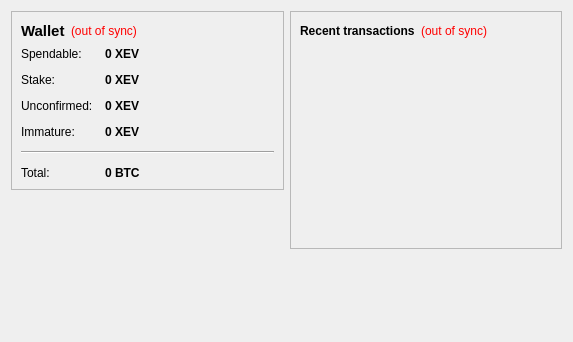
<?xml version="1.0" encoding="UTF-8"?>
<ui version="4.0">
 <class>OverviewPage</class>
 <widget class="QWidget" name="OverviewPage">
  <property name="geometry">
   <rect>
    <x>0</x>
    <y>0</y>
    <width>573</width>
    <height>342</height>
   </rect>
  </property>
  <property name="windowTitle">
   <string>Form</string>
  </property>
  <layout class="QHBoxLayout" name="horizontalLayout" stretch="1,1">
   <item>
    <layout class="QVBoxLayout" name="verticalLayout_2">
     <item>
      <widget class="QFrame" name="frame">
       <property name="frameShape">
        <enum>QFrame::StyledPanel</enum>
       </property>
       <property name="frameShadow">
        <enum>QFrame::Raised</enum>
       </property>
       <layout class="QVBoxLayout" name="verticalLayout_4">
        <item>
         <layout class="QHBoxLayout" name="horizontalLayout_4">
          <item>
           <widget class="QLabel" name="label_5">
            <property name="font">
             <font>
              <pointsize>11</pointsize>
              <weight>75</weight>
              <bold>true</bold>
             </font>
            </property>
            <property name="text">
             <string>Wallet</string>
            </property>
           </widget>
          </item>
          <item>
           <widget class="QLabel" name="labelWalletStatus">
            <property name="toolTip">
             <string>The displayed information may be out of date. Your wallet automatically synchronizes with the EvoPoints network after a connection is established, but this process has not completed yet.</string>
            </property>
            <property name="styleSheet">
             <string notr="true">QLabel { color: red; }</string>
            </property>
            <property name="text">
             <string notr="true">(out of sync)</string>
            </property>
            <property name="alignment">
             <set>Qt::AlignLeading|Qt::AlignLeft|Qt::AlignVCenter</set>
            </property>
           </widget>
          </item>
          <item>
           <spacer name="horizontalSpacer_2">
            <property name="orientation">
             <enum>Qt::Horizontal</enum>
            </property>
            <property name="sizeHint" stdset="0">
             <size>
              <width>40</width>
              <height>20</height>
             </size>
            </property>
           </spacer>
          </item>
         </layout>
        </item>
        <item>
         <layout class="QFormLayout" name="formLayout_2">
          <property name="fieldGrowthPolicy">
           <enum>QFormLayout::AllNonFixedFieldsGrow</enum>
          </property>
          <property name="horizontalSpacing">
           <number>12</number>
          </property>
          <property name="verticalSpacing">
           <number>12</number>
          </property>
          <item row="0" column="0">
           <widget class="QLabel" name="label">
            <property name="text">
             <string>Spendable:</string>
            </property>
           </widget>
          </item>
          <item row="0" column="1">
           <widget class="QLabel" name="labelBalance">
            <property name="font">
             <font>
              <weight>75</weight>
              <bold>true</bold>
             </font>
            </property>
            <property name="cursor">
             <cursorShape>IBeamCursor</cursorShape>
            </property>
            <property name="toolTip">
             <string>Your current spendable balance</string>
            </property>
            <property name="text">
             <string notr="true">0 XEV</string>
            </property>
            <property name="textInteractionFlags">
             <set>Qt::LinksAccessibleByMouse|Qt::TextSelectableByKeyboard|Qt::TextSelectableByMouse</set>
            </property>
           </widget>
          </item>
          <item row="1" column="0">
           <widget class="QLabel" name="label_6">
            <property name="text">
             <string>Stake:</string>
            </property>
           </widget>
          </item>
          <item row="1" column="1">
           <widget class="QLabel" name="labelStake">
            <property name="font">
             <font>
              <weight>75</weight>
              <bold>true</bold>
             </font>
            </property>
            <property name="cursor">
             <cursorShape>IBeamCursor</cursorShape>
            </property>
            <property name="toolTip">
             <string>Total of coins that was staked, and do not yet count toward the current balance</string>
            </property>
            <property name="text">
             <string notr="true">0 XEV</string>
            </property>
            <property name="textInteractionFlags">
             <set>Qt::LinksAccessibleByMouse|Qt::TextSelectableByKeyboard|Qt::TextSelectableByMouse</set>
            </property>
           </widget>
          </item>
          <item row="2" column="0">
           <widget class="QLabel" name="label_3">
            <property name="text">
             <string>Unconfirmed:</string>
            </property>
           </widget>
          </item>
          <item row="2" column="1">
           <widget class="QLabel" name="labelUnconfirmed">
            <property name="font">
             <font>
              <weight>75</weight>
              <bold>true</bold>
             </font>
            </property>
            <property name="cursor">
             <cursorShape>IBeamCursor</cursorShape>
            </property>
            <property name="toolTip">
             <string>Total of transactions that have yet to be confirmed, and do not yet count toward the current balance</string>
            </property>
            <property name="text">
             <string notr="true">0 XEV</string>
            </property>
            <property name="textInteractionFlags">
             <set>Qt::LinksAccessibleByMouse|Qt::TextSelectableByKeyboard|Qt::TextSelectableByMouse</set>
            </property>
           </widget>
          </item>
          <item row="3" column="0">
           <widget class="QLabel" name="labelImmatureText">
            <property name="text">
             <string>Immature:</string>
            </property>
           </widget>
          </item>
          <item row="3" column="1">
           <widget class="QLabel" name="labelImmature">
            <property name="font">
             <font>
              <weight>75</weight>
              <bold>true</bold>
             </font>
            </property>
            <property name="toolTip">
             <string>Mined balance that has not yet matured</string>
            </property>
            <property name="text">
             <string notr="true">0 XEV</string>
            </property>
            <property name="textInteractionFlags">
             <set>Qt::LinksAccessibleByMouse|Qt::TextSelectableByKeyboard|Qt::TextSelectableByMouse</set>
            </property>
           </widget>
          </item>
          <item row="4" column="0" colspan="2">
           <widget class="Line" name="line">
            <property name="orientation">
             <enum>Qt::Horizontal</enum>
            </property>
           </widget>
          </item>
          <item row="5" column="0">
           <widget class="QLabel" name="labelTotalText">
            <property name="text">
             <string>Total:</string>
            </property>
           </widget>
          </item>
          <item row="5" column="1">
           <widget class="QLabel" name="labelTotal">
            <property name="font">
             <font>
              <weight>75</weight>
              <bold>true</bold>
             </font>
            </property>
            <property name="cursor">
             <cursorShape>IBeamCursor</cursorShape>
            </property>
            <property name="toolTip">
             <string>Your current total balance</string>
            </property>
            <property name="text">
             <string notr="true">0 BTC</string>
            </property>
            <property name="textInteractionFlags">
             <set>Qt::LinksAccessibleByMouse|Qt::TextSelectableByKeyboard|Qt::TextSelectableByMouse</set>
            </property>
           </widget>
          </item>
         </layout>
        </item>
       </layout>
      </widget>
     </item>
     <item>
      <spacer name="verticalSpacer">
       <property name="orientation">
        <enum>Qt::Vertical</enum>
       </property>
       <property name="sizeHint" stdset="0">
        <size>
         <width>20</width>
         <height>40</height>
        </size>
       </property>
      </spacer>
     </item>
    </layout>
   </item>
   <item>
    <layout class="QVBoxLayout" name="verticalLayout_3">
     <item>
      <widget class="QFrame" name="frame_2">
       <property name="frameShape">
        <enum>QFrame::StyledPanel</enum>
       </property>
       <property name="frameShadow">
        <enum>QFrame::Raised</enum>
       </property>
       <layout class="QVBoxLayout" name="verticalLayout">
        <item>
         <layout class="QHBoxLayout" name="horizontalLayout_2">
          <item>
           <widget class="QLabel" name="label_4">
            <property name="text">
             <string>&lt;b&gt;Recent transactions&lt;/b&gt;</string>
            </property>
           </widget>
          </item>
          <item>
           <widget class="QLabel" name="labelTransactionsStatus">
            <property name="toolTip">
             <string>The displayed information may be out of date. Your wallet automatically synchronizes with the EvoPoints network after a connection is established, but this process has not completed yet.</string>
            </property>
            <property name="styleSheet">
             <string notr="true">QLabel { color: red; }</string>
            </property>
            <property name="text">
             <string notr="true">(out of sync)</string>
            </property>
            <property name="alignment">
             <set>Qt::AlignRight|Qt::AlignTrailing|Qt::AlignVCenter</set>
            </property>
           </widget>
          </item>
          <item>
           <spacer name="horizontalSpacer">
            <property name="orientation">
             <enum>Qt::Horizontal</enum>
            </property>
            <property name="sizeHint" stdset="0">
             <size>
              <width>40</width>
              <height>20</height>
             </size>
            </property>
           </spacer>
          </item>
         </layout>
        </item>
        <item>
         <widget class="QListView" name="listTransactions">
          <property name="styleSheet">
           <string notr="true">QListView { background: transparent; }</string>
          </property>
          <property name="frameShape">
           <enum>QFrame::NoFrame</enum>
          </property>
          <property name="verticalScrollBarPolicy">
           <enum>Qt::ScrollBarAlwaysOff</enum>
          </property>
          <property name="horizontalScrollBarPolicy">
           <enum>Qt::ScrollBarAlwaysOff</enum>
          </property>
          <property name="selectionMode">
           <enum>QAbstractItemView::NoSelection</enum>
          </property>
         </widget>
        </item>
       </layout>
      </widget>
     </item>
     <item>
      <spacer name="verticalSpacer_2">
       <property name="orientation">
        <enum>Qt::Vertical</enum>
       </property>
       <property name="sizeHint" stdset="0">
        <size>
         <width>20</width>
         <height>40</height>
        </size>
       </property>
      </spacer>
     </item>
    </layout>
   </item>
  </layout>
 </widget>
 <resources/>
 <connections/>
</ui>
